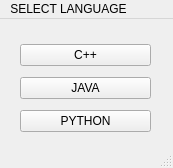
<?xml version="1.0" encoding="UTF-8"?>
<ui version="4.0">
 <class>DIALOG</class>
 <widget class="QMainWindow" name="DIALOG">
  <property name="geometry">
   <rect>
    <x>0</x>
    <y>0</y>
    <width>173</width>
    <height>168</height>
   </rect>
  </property>
  <property name="windowTitle">
   <string>MainWindow</string>
  </property>
  <widget class="QWidget" name="centralwidget">
   <widget class="QWidget" name="verticalLayoutWidget">
    <property name="geometry">
     <rect>
      <x>20</x>
      <y>20</y>
      <width>131</width>
      <height>98</height>
     </rect>
    </property>
    <layout class="QVBoxLayout" name="verticalLayout">
     <item>
      <widget class="QPushButton" name="cpp">
       <property name="text">
        <string>C++</string>
       </property>
      </widget>
     </item>
     <item>
      <widget class="QPushButton" name="java">
       <property name="text">
        <string>JAVA</string>
       </property>
      </widget>
     </item>
     <item>
      <widget class="QPushButton" name="python">
       <property name="text">
        <string>PYTHON</string>
       </property>
      </widget>
     </item>
    </layout>
   </widget>
  </widget>
  <widget class="QMenuBar" name="menubar">
   <property name="geometry">
    <rect>
     <x>0</x>
     <y>0</y>
     <width>173</width>
     <height>28</height>
    </rect>
   </property>
   <widget class="QMenu" name="menuSELECT_LANGUAGE">
    <property name="title">
     <string>SELECT LANGUAGE</string>
    </property>
   </widget>
   <addaction name="menuSELECT_LANGUAGE"/>
  </widget>
  <widget class="QStatusBar" name="statusbar"/>
 </widget>
 <resources/>
 <connections/>
</ui>
